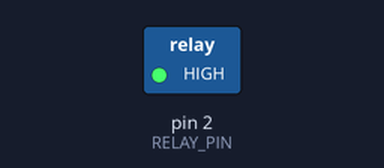
Recording of a sketch running on a simulated Arduino Uno, built with avr-gcc and run on an emulated ATmega328P. On the bench: switched loads named in the sketch (green lamp = pin HIGH).

Above: at 5.0 s.
At 15.0 s:
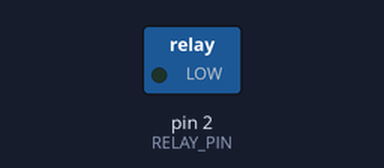
Timing chart, 0 to 26.0 s (numbered marks = the images above):
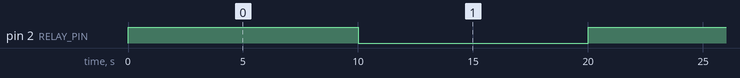

The sketch:

sketch_may21a.ino
```cpp
int RELAY_PIN = 2;


void setup() {
  // put your setup code here, to run once:
    pinMode(RELAY_PIN, OUTPUT);
}

void loop() {
  // put your main code here, to run repeatedly:
  Serial.println("Relay ON");
  digitalWrite(RELAY_PIN, HIGH);
  delay(10000);


  Serial.println("Relay OFF");
  digitalWrite(RELAY_PIN, LOW);
  delay(10000);

}
```

Measured:
- by itself, pin 2 (RELAY_PIN): alternates HIGH for 10.0 s and LOW for 10.0 s
